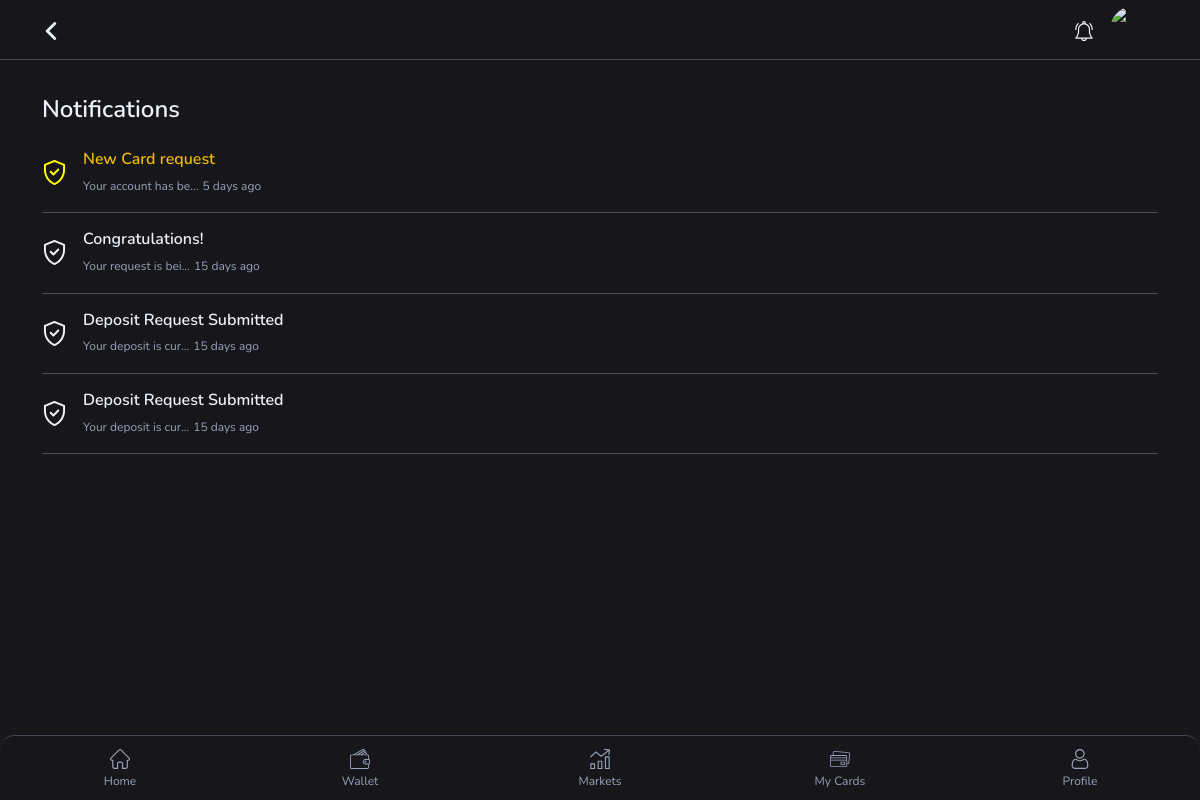
The page /app/notifications/ (signed in) on the database as committed earlier.
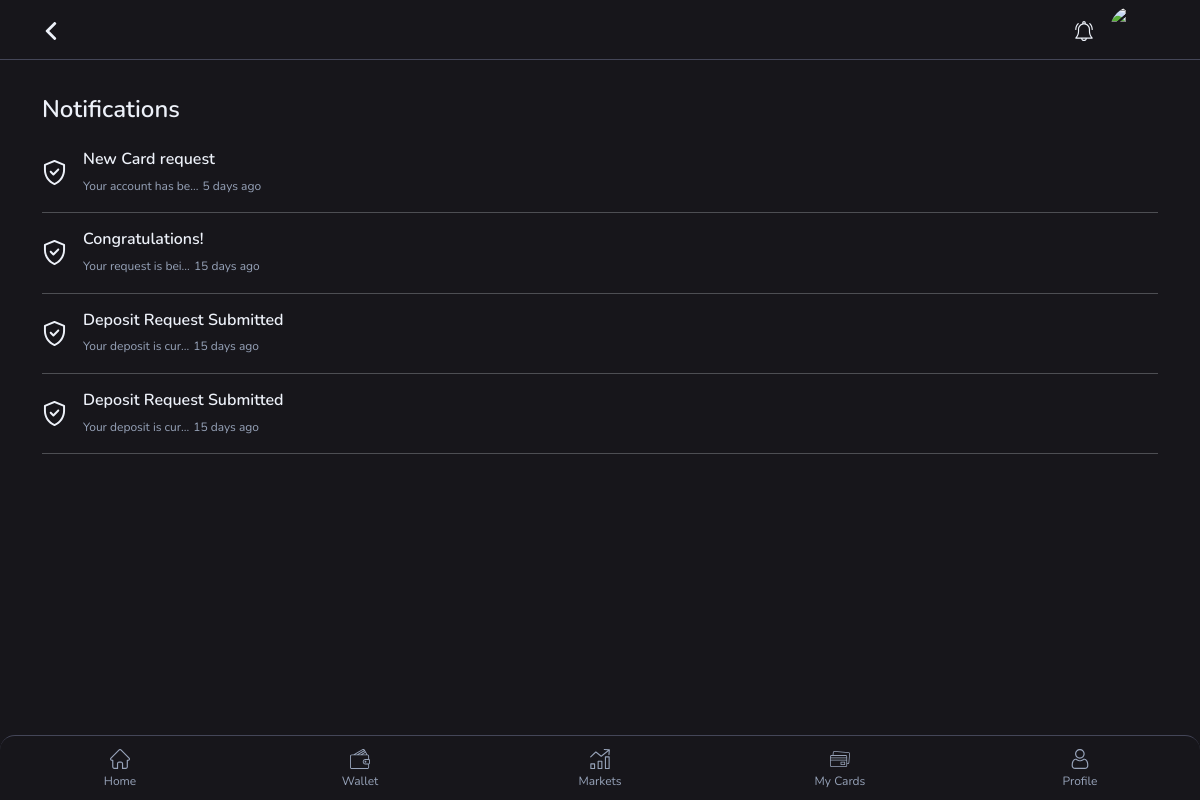
The same page on the database as committed later.
### app/models.py (models this page shows, shortened)
class Notifications(models.Model):
    user = models.ForeignKey(CustomUser, on_delete=models.CASCADE)
    title = models.CharField(max_length=100, default= 'Welcome!')
    message = models.TextField(default='Welcome')
    created_at = models.DateTimeField(auto_now_add=True)
    seen = models.BooleanField(default=False)

### app/views.py (the view)
# urls.py: path('notifications/', views.notifications, name='notifications'),
@login_required
def notifications(request):
    user = request.user
    profile = Profiles.objects.get(user=user)
    dp = profile.profile_pic.url
    notifications = Notifications.objects.filter(user=user).order_by('-created_at')
    context = {
        'user': user,
        'profile': profile,
        'dp': dp,
        'notifications': notifications
    }
    return render(request, 'notifications.html', context)

### app/templates/notifications.html (shortened to what this page needs)
{% load static %}
{% load custom_filters %}
<!DOCTYPE html>
<html lang="en">
<head>
    <link rel="stylesheet" href="{% static 'css/bootstrap.min.css' %}" type="text/css" media="all" />
    <link rel="stylesheet" href="{% static 'css/animate.min.css' %}" type="text/css" media="all" />
    <link rel="stylesheet" href="{% static 'css/owl.carousel.min.css' %}" type="text/css" media="all" />
    <link rel="stylesheet" href="{% static 'css/jquery.jConveyorTicker.min.css' %}" type="text/css" media="all" />
    <link rel="stylesheet" href="{% static 'css/style.css' %}" type="text/css" media="all" />
    <link rel="stylesheet" href="{% static 'css/offcanvas.css' %}" type="text/css" media="all" />
</head>
<body>
    <header class="header-main">
        <div class="container">
            <div class="content-header d-flex align-items-center justify-content-between">
                <div class="navbar-menu-toggler navbar-btn">
                    <a href="javascript:history.back()">
                    </a>
                </div>
                <div class="item-options">
                    <div class="item-notification me-3">
                        <a href="{% url 'notifications' %}">
                        </a>
                    </div>
                    <div class="avatar-item">
                        <a href="{% url 'profile' %}"><img src="{{ dp }}"></a>
                    </div>
                </div>
            </div>
        </div>
    </header>
    <main class="main-content">
        <div class="container">
            <div class="notification-item">
                <h4 class="main-title py-4">Notifications</h4>
                <div class="notification-list">
                    {% if notifications %}
                    {% for notification in notifications %}
                    <a data-key="{{ notification.id }}" class="action-button" href="#">
                        <div class="n-alert d-flex align-items-center mb-3">
                            <div class="flex-shrink-0">
                            </div>
                            <div class="flex-grow-1 ms-3">
                                {% if not notification.seen %}
                                <h5 class="text-primary mb-1 fs-16">{{ notification.title }}</h5>
                                {% else %}
                                <h5 class="mb-1 fs-16">{{ notification.title }}</h5>
                                {% endif %}
                                <span class="text-gray fs-12">{{ notification.message|truncatechars:20 }}</span>
                                <span class="text-end text-gray fs-12">{{ notification.created_at|time_since }}</span>
                            </div>
                        </div>
                        <hr>
                    </a>
                    {% endfor %}
                    {% else %}
                    <h3 class="notification-item">
                        You have no new notifications.
                    </h3>
                    {% endif %}
                </div>
            </div>
        </div>
    </main>
    <footer>
        <div class="container">
            <div class="footer-bar">
                <a href="{% url 'home' %}">
                     Home
                </a>
                <a href="{% url 'wallet' %}">
                     Wallet
                </a>
                <a href="{% url 'markets' %}">
                     Markets
                </a>
                <a href="{% url 'cards' %}">
                     My Cards
                </a>
                <a href="{% url 'profile' %}">
                     Profile
                </a>
            </div>
        </div>
    </footer>
</body>
</html>

Rows that differ between the two databases and show on the page:
changed Notifications "New Card request": seen False → True (drawn)
